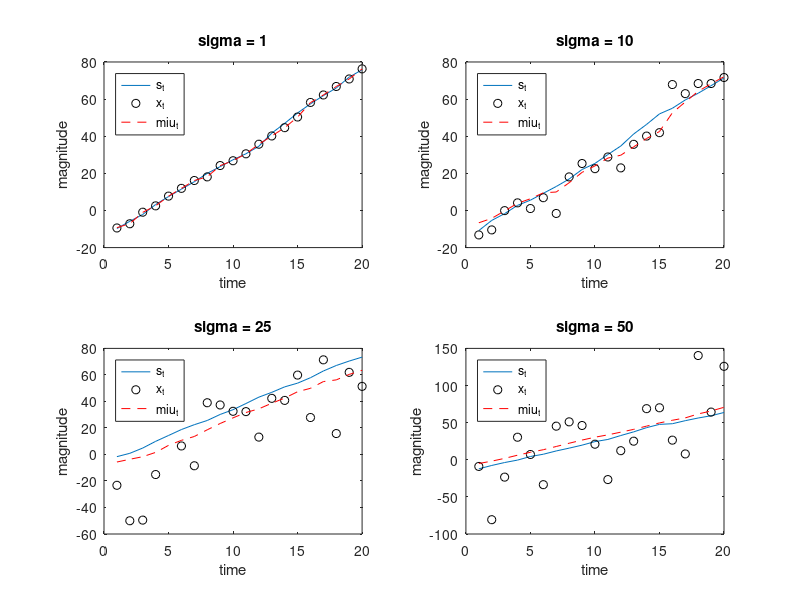

Write MATLAB code to recreate this figure.
function BayesBook_12_1_simu_ChangeNoise

%following the simple generative model in chapter 12
%where delta and sigma_s determine the transition function
%(a process that increases with time)

%examine the effect of having different sigma values:
%(i.e., different measurement noise)

%the list of sigma:
sigma_list = [1,10,25,50]; %of mapping s to x

for i = 1:length(sigma_list)
    ntrials = 20;
    delta = 4;
    sigma_s = 1; %of s(t-1) to s(t)
    sigma = sigma_list(i);
    
    %% "generative model" (create the observations)
    for t = 1:ntrials
        if t == 1
            s(t) = normrnd(-5,5); %starting point
        else
            s(t) = normrnd(s(t-1)+delta,sigma_s); %transition
        end

        %generate observations
        x(t) = normrnd(s(t),sigma);

    end

    %% create a Bayesian learner that knows delta etc., and infers s
    for t = 1:ntrials

        %setting up the prior, miu(t) NOT the final miu(t)
        if t == 1
            %starting point
            miu(t) = -5; %mean estimated
            estsig(t) = 5; %the uncertainty of the estimator
        else
            miu(t) = miu(t-1)+delta; %transition
            estsig(t) = sqrt(estsig(t-1)^2+sigma_s^2); %variance increase
        end

        %precision-weighted integration of observation
        toolong = x(t)/sigma^2 + miu(t)/estsig(t)^2;
        miu(t) = (toolong)/((1/sigma^2)+(1/estsig(t)^2));
        estsigma(t) = sqrt(1/(1/sigma^2)+(1/estsig(t)^2));
    end

    %% visualise for each noise level
    subplot(2,2,i)
    plot(s,'-')
    hold on
    plot(x,'ko')
    plot(miu,'r--')
    hold off
    xlabel('time')
    ylabel('magnitude')
    legend('s_t','x_t','miu_t','Location','Northwest')
    title(sprintf('sigma = %i',sigma))

end
end